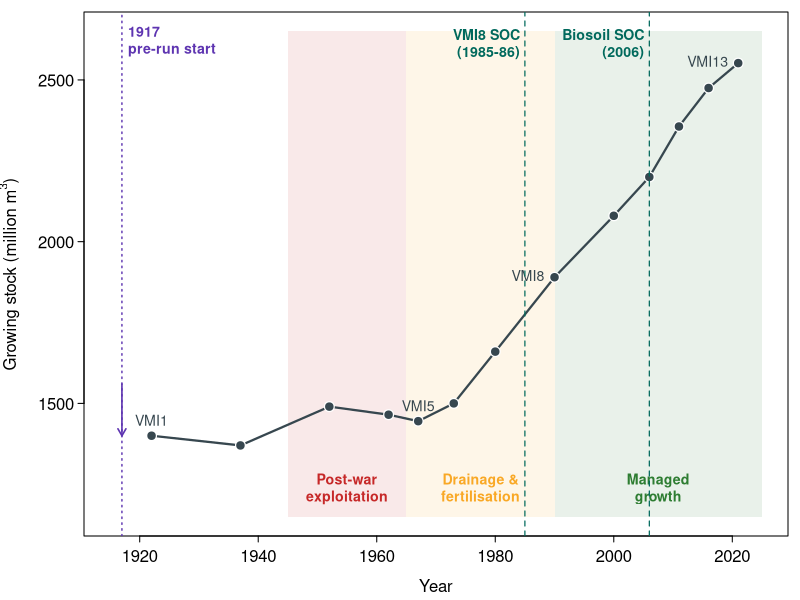

Write R code to recreate this figure.
setwd("/Users/ilmenichetti/Library/CloudStorage/OneDrive-Valtion/HIKET/SOC_modeling")
# F10b — Finnish forest history ([History] thread): the physical justification for a
# below-equilibrium 1917 start (sigma_init < 1) and rising, non-stationary litter inputs.
# Total growing stock from the National Forest Inventory (VMI1..VMI13), management eras
# shaded, the two SOC campaigns we calibrate against marked.
#
# SOURCE: Korhonen, Raty et al. (2024) "Forests of Finland 2019-2023 and their
# development 1921-2023", Silva Fennica 58(5) art. 24045 (open access). Total growing
# stock on productive + poorly productive forest land, whole country. Series now read
# from the single sourced data file (endpoints exact from the paper; NFI2-NFI10
# digitized from Fig 10a) so this figure and the C3 pre-run share ONE source of truth.
# Provenance per point: Data/forest_history/nfi_growing_stock.csv + its README.

# --- NFI total growing stock, mill. m3 (inventory midpoint year) -------------
gs  <- read.csv("Data/forest_history/nfi_growing_stock.csv")
vmi <- data.frame(year  = gs$midpoint_year,
                  stock = gs$total_stock_Mm3,
                  label = paste0("VMI", gs$nfi))

# --- management eras (shading) ----------------------------------------------
eras <- list(
  list(x0=1945, x1=1965, col="#c62828", name="Post-war\nexploitation"),
  list(x0=1965, x1=1990, col="#f9a825", name="Drainage &\nfertilisation"),
  list(x0=1990, x1=2025, col="#2e7d32", name="Managed\ngrowth")
)

# Print size (0.85 x 6.53 in text width, 9 pt), so nothing prints below ~7 pt.
png("manuscript/figures/F10b_forest_history.png", width=5.55, height=3.23, units="in", res=300, pointsize=9)
par(mar=c(3.2, 4.2, 0.6, 0.6), mgp=c(2.0, 0.5, 0), tcl=-0.3)
xl <- c(1915, 2025); yl <- c(1150, 2650)
plot(NA, xlim=xl, ylim=yl, axes=FALSE, xlab="", ylab="")

# era bands
for (e in eras) {
  rect(e$x0, yl[1], e$x1, yl[2], col=adjustcolor(e$col, 0.10), border=NA)
  text(mean(c(e$x0, e$x1)), yl[1] + 90, e$name, cex=0.85, col=e$col, font=2, adj=0.5)
}

axis(1, at=seq(1920, 2020, 20)); axis(2, las=1); box()
mtext("Year", side=1, line=2.0)
mtext(expression("Growing stock (million m"^3*")"), side=2, line=3.0)

# growing-stock trajectory
lines(vmi$year, vmi$stock, col="#37474f", lwd=2.2)
points(vmi$year, vmi$stock, pch=21, bg="#37474f", col="white", cex=1.3, lwd=1.2)
# label the endpoints and the mid-century low
key <- vmi$label %in% c("VMI1","VMI5","VMI8","VMI13")
text(vmi$year[key], vmi$stock[key], vmi$label[key], pos=c(3,3,2,2), cex=0.85,
     col="#37474f", offset=0.5)

# --- 1917 below-equilibrium anchor (the calibration pre-init year) ----------
abline(v=1917, col="#5e35b1", lwd=1.4, lty=3)
text(1917, yl[2]-40, "1917\npre-run start", cex=0.85, col="#5e35b1", font=2, pos=4, offset=0.3)
arrows(1917, 1560, 1917, 1400, length=0.08, col="#5e35b1", lwd=1.6)

# --- SOC campaigns we calibrate against -------------------------------------
soc <- data.frame(year=c(1985, 2006), name=c("VMI8 SOC\n(1985-86)", "Biosoil SOC\n(2006)"))
for (i in seq_len(nrow(soc))) {
  abline(v=soc$year[i], col="#00695c", lwd=1.2, lty=2)
  text(soc$year[i], 2600, soc$name[i], cex=0.85, col="#00695c", font=2, pos=2, offset=0.25)
}

dev.off()
cat("wrote manuscript/figures/F10b_forest_history.png\n")
